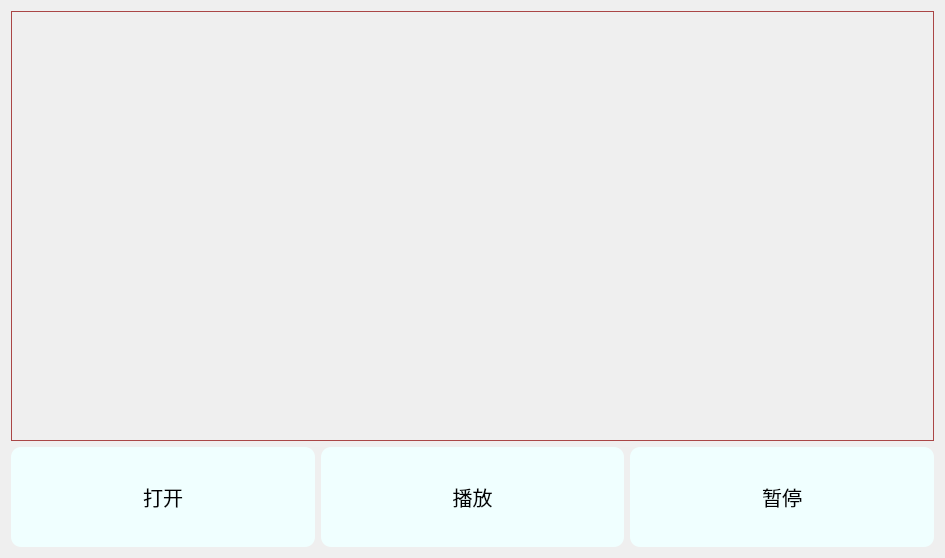
<?xml version="1.0" encoding="UTF-8"?>
<ui version="4.0">
 <class>Dialog</class>
 <widget class="QDialog" name="Dialog">
  <property name="geometry">
   <rect>
    <x>0</x>
    <y>0</y>
    <width>945</width>
    <height>558</height>
   </rect>
  </property>
  <property name="windowTitle">
   <string>Dialog</string>
  </property>
  <property name="styleSheet">
   <string notr="true">QDialog{border-image: url(haha.jpg);}
</string>
  </property>
  <layout class="QGridLayout" name="gridLayout">
   <item row="0" column="0" colspan="3">
    <widget class="QWidget" name="widget" native="true">
     <property name="styleSheet">
      <string notr="true"> border:1px solid rgb(170,70,70);</string>
     </property>
    </widget>
   </item>
   <item row="1" column="0">
    <widget class="QPushButton" name="pushButton">
     <property name="minimumSize">
      <size>
       <width>200</width>
       <height>100</height>
      </size>
     </property>
     <property name="styleSheet">
      <string notr="true">QPushButton{
font-family: &quot;微软雅黑&quot;;
font-size:20px;
color: #303030;
}
/* 正常状态或者鼠标松开按钮的状态，按钮颜色 */
QPushButton
{
    background-color:rgb(240,255,255);
    color: rgb(0, 0, 2);
    border-style: outset;
    border-color: beige;
    border-radius: 10px;
}

/* hover按钮悬浮，鼠标悬浮在按钮上的状态，按钮颜色 */
 QPushButton:hover 
{
    background-color:rgb(143, 197, 255);
    border-radius: 10px;
    color: rgb(0, 0, 0);
}

 /* 鼠标按下按钮时的状态，按钮颜色 */
QPushButton:checked 
{
    background-color:skyblue;
    border-radius: 10px;
    color: rgb(255, 255, 0);
}
</string>
     </property>
     <property name="text">
      <string>打开</string>
     </property>
    </widget>
   </item>
   <item row="1" column="1">
    <widget class="QPushButton" name="pushButton_2">
     <property name="minimumSize">
      <size>
       <width>200</width>
       <height>100</height>
      </size>
     </property>
     <property name="styleSheet">
      <string notr="true">QPushButton{
font-family: &quot;微软雅黑&quot;;
font-size:20px;
color: #303030;
}
/* 正常状态或者鼠标松开按钮的状态，按钮颜色 */
QPushButton
{
    background-color:rgb(240,255,255);
    color: rgb(0, 0, 2);
    border-style: outset;
    border-color: beige;
    border-radius: 10px;
}

/* hover按钮悬浮，鼠标悬浮在按钮上的状态，按钮颜色 */
 QPushButton:hover 
{
    background-color:rgb(143, 197, 255);
    border-radius: 10px;
    color: rgb(0, 0, 0);
}

 /* 鼠标按下按钮时的状态，按钮颜色 */
QPushButton:checked 
{
    background-color:skyblue;
    border-radius: 10px;
    color: rgb(255, 255, 0);
}
</string>
     </property>
     <property name="text">
      <string>播放</string>
     </property>
    </widget>
   </item>
   <item row="1" column="2">
    <widget class="QPushButton" name="pushButton_3">
     <property name="minimumSize">
      <size>
       <width>200</width>
       <height>100</height>
      </size>
     </property>
     <property name="styleSheet">
      <string notr="true">QPushButton{
font-family: &quot;微软雅黑&quot;;
font-size:20px;
color: #303030;
}
/* 正常状态或者鼠标松开按钮的状态，按钮颜色 */
QPushButton
{
    background-color:rgb(240,255,255);
    color: rgb(0, 0, 2);
    border-style: outset;
    border-color: beige;
    border-radius: 10px;
}

/* hover按钮悬浮，鼠标悬浮在按钮上的状态，按钮颜色 */
 QPushButton:hover 
{
    background-color:rgb(143, 197, 255);
    border-radius: 10px;
    color: rgb(0, 0, 0);
}

 /* 鼠标按下按钮时的状态，按钮颜色 */
QPushButton:checked 
{
    background-color:skyblue;
    border-radius: 10px;
    color: rgb(255, 255, 0);
}
</string>
     </property>
     <property name="text">
      <string>暂停</string>
     </property>
    </widget>
   </item>
  </layout>
 </widget>
 <resources/>
 <connections/>
</ui>
